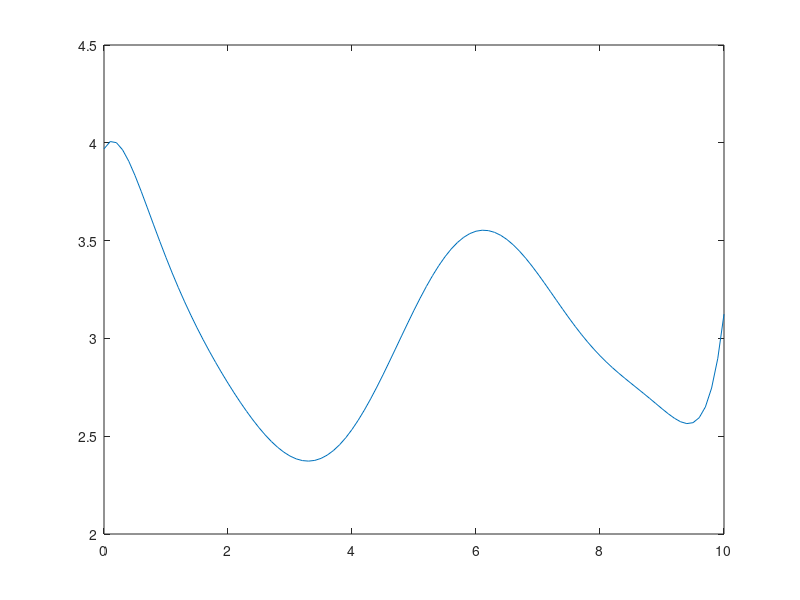

This figure's MATLAB source:
 x8=0:0.1:10;
     y8=(9.73335540297469e-06)*x8.^9 - 0.00042747208135267* x8.^8 + 0.00777040119761112* x8.^7 - 0.0755327208568537* x8.^6 + 0.425054593578939* x8.^5- 1.41403677931492* x8.^4 + 2.75995559551829* x8.^3 -2.89720504728437* x8.^2 + 0.638998005945646* x8 +3.96892243242109;
   plot(x8,y8)